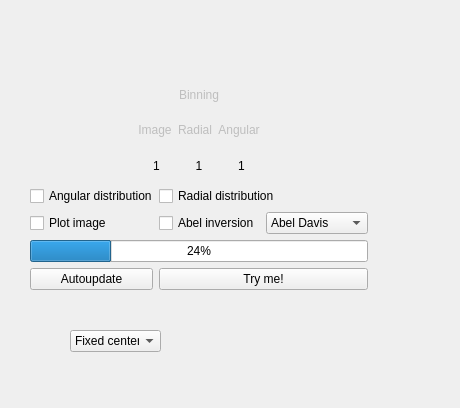
<?xml version="1.0" encoding="UTF-8"?>
<ui version="4.0">
 <class>Form</class>
 <widget class="QWidget" name="Form">
  <property name="enabled">
   <bool>true</bool>
  </property>
  <property name="geometry">
   <rect>
    <x>0</x>
    <y>0</y>
    <width>460</width>
    <height>408</height>
   </rect>
  </property>
  <property name="windowTitle">
   <string>Form</string>
  </property>
  <widget class="QComboBox" name="comboBox">
   <property name="geometry">
    <rect>
     <x>70</x>
     <y>330</y>
     <width>91</width>
     <height>22</height>
    </rect>
   </property>
   <item>
    <property name="text">
     <string>Fixed center</string>
    </property>
   </item>
   <item>
    <property name="text">
     <string>Mean center</string>
    </property>
   </item>
   <item>
    <property name="text">
     <string>Simplex center</string>
    </property>
   </item>
  </widget>
  <widget class="QWidget" name="gridLayoutWidget">
   <property name="geometry">
    <rect>
     <x>30</x>
     <y>80</y>
     <width>338</width>
     <height>210</height>
    </rect>
   </property>
   <layout class="QGridLayout" name="gridLayout">
    <item row="1" column="0" colspan="2">
     <widget class="QCheckBox" name="checkBox_3">
      <property name="text">
       <string>Angular distribution</string>
      </property>
     </widget>
    </item>
    <item row="5" column="0" colspan="4">
     <widget class="QProgressBar" name="progressBar">
      <property name="value">
       <number>24</number>
      </property>
     </widget>
    </item>
    <item row="0" column="0">
     <spacer name="horizontalSpacer">
      <property name="orientation">
       <enum>Qt::Horizontal</enum>
      </property>
      <property name="sizeHint" stdset="0">
       <size>
        <width>40</width>
        <height>20</height>
       </size>
      </property>
     </spacer>
    </item>
    <item row="7" column="0" colspan="2">
     <widget class="QPushButton" name="pushButton_2">
      <property name="text">
       <string>Autoupdate</string>
      </property>
     </widget>
    </item>
    <item row="0" column="3">
     <spacer name="horizontalSpacer_3">
      <property name="orientation">
       <enum>Qt::Horizontal</enum>
      </property>
      <property name="sizeHint" stdset="0">
       <size>
        <width>68</width>
        <height>17</height>
       </size>
      </property>
     </spacer>
    </item>
    <item row="1" column="2" colspan="2">
     <widget class="QCheckBox" name="checkBox_2">
      <property name="text">
       <string>Radial distribution</string>
      </property>
     </widget>
    </item>
    <item row="7" column="2" colspan="2">
     <widget class="QPushButton" name="pushButton">
      <property name="text">
       <string>Try me!</string>
      </property>
     </widget>
    </item>
    <item row="0" column="1" colspan="2">
     <layout class="QVBoxLayout" name="verticalLayout">
      <item>
       <widget class="QLabel" name="label_8">
        <property name="enabled">
         <bool>false</bool>
        </property>
        <property name="layoutDirection">
         <enum>Qt::LeftToRight</enum>
        </property>
        <property name="text">
         <string>Binning</string>
        </property>
        <property name="alignment">
         <set>Qt::AlignCenter</set>
        </property>
       </widget>
      </item>
      <item>
       <layout class="QHBoxLayout" name="horizontalLayout">
        <item>
         <widget class="QLabel" name="label_5">
          <property name="enabled">
           <bool>false</bool>
          </property>
          <property name="text">
           <string>Image</string>
          </property>
          <property name="alignment">
           <set>Qt::AlignCenter</set>
          </property>
         </widget>
        </item>
        <item>
         <widget class="QLabel" name="label_6">
          <property name="enabled">
           <bool>false</bool>
          </property>
          <property name="text">
           <string>Radial</string>
          </property>
          <property name="alignment">
           <set>Qt::AlignCenter</set>
          </property>
         </widget>
        </item>
        <item>
         <widget class="QLabel" name="label_7">
          <property name="enabled">
           <bool>false</bool>
          </property>
          <property name="text">
           <string>Angular</string>
          </property>
          <property name="alignment">
           <set>Qt::AlignCenter</set>
          </property>
         </widget>
        </item>
       </layout>
      </item>
      <item>
       <layout class="QHBoxLayout" name="horizontalLayout_2">
        <item>
         <widget class="QLabel" name="label_9">
          <property name="text">
           <string>1</string>
          </property>
          <property name="alignment">
           <set>Qt::AlignCenter</set>
          </property>
         </widget>
        </item>
        <item>
         <widget class="QLabel" name="label_10">
          <property name="text">
           <string>1</string>
          </property>
          <property name="alignment">
           <set>Qt::AlignCenter</set>
          </property>
         </widget>
        </item>
        <item>
         <widget class="QLabel" name="label_11">
          <property name="text">
           <string>1</string>
          </property>
          <property name="alignment">
           <set>Qt::AlignCenter</set>
          </property>
         </widget>
        </item>
       </layout>
      </item>
     </layout>
    </item>
    <item row="2" column="0" colspan="2">
     <widget class="QCheckBox" name="checkBox_5">
      <property name="text">
       <string>Plot image</string>
      </property>
     </widget>
    </item>
    <item row="2" column="2">
     <widget class="QCheckBox" name="checkBox_4">
      <property name="text">
       <string>Abel inversion</string>
      </property>
     </widget>
    </item>
    <item row="2" column="3">
     <widget class="QComboBox" name="comboBox_2">
      <item>
       <property name="text">
        <string>Abel Davis</string>
       </property>
      </item>
      <item>
       <property name="text">
        <string>Basex</string>
       </property>
      </item>
      <item>
       <property name="text">
        <string>Dasch</string>
       </property>
      </item>
      <item>
       <property name="text">
        <string>Direct</string>
       </property>
      </item>
      <item>
       <property name="text">
        <string>Hansenlaw</string>
       </property>
      </item>
      <item>
       <property name="text">
        <string>Linbasex</string>
       </property>
      </item>
      <item>
       <property name="text">
        <string>Onion peeling</string>
       </property>
      </item>
     </widget>
    </item>
   </layout>
  </widget>
 </widget>
 <resources/>
 <connections/>
</ui>
